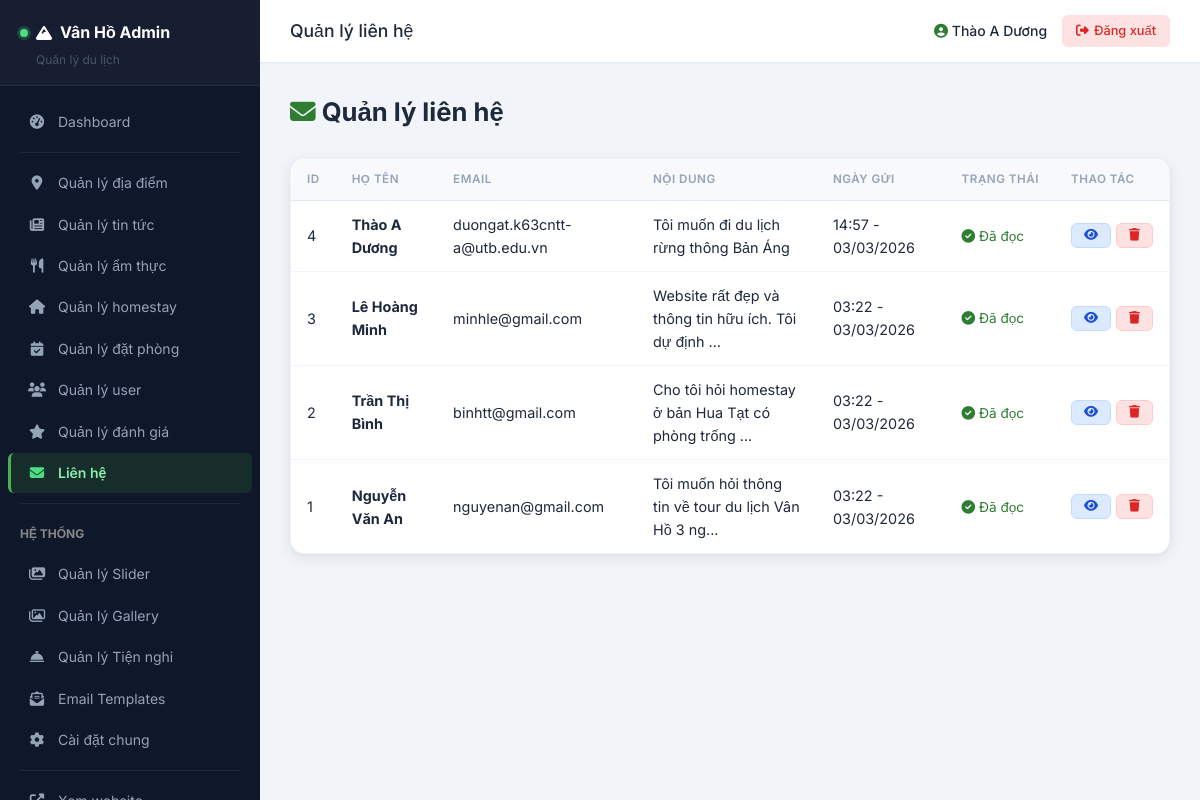
/admin/contacts.php (signed in), run on the app's committed database.
### tables this page shows
CREATE TABLE `contacts` (
  `id` int(11) NOT NULL,
  `name` varchar(100) NOT NULL,
  `email` varchar(100) NOT NULL,
  `phone` varchar(20) DEFAULT NULL,
  `message` text NOT NULL,
  `is_read` tinyint(1) DEFAULT 0,
  `created_at` timestamp NOT NULL DEFAULT current_timestamp()
);

### functions.php (called while the page is built, shortened)
<?php
function sanitize(string $data): string
{
    return htmlspecialchars(trim($data), ENT_QUOTES, 'UTF-8');
}
function excerpt(string $text, int $length = 150): string
{
    $text = strip_tags($text);
    if (mb_strlen($text) <= $length) {
        return $text;
    }
    return mb_substr($text, 0, $length) . '...';
}
function formatDateTime(string $date): string
{
    return date('H:i - d/m/Y', strtotime($date));
}

### admin/contacts.php (the view, shortened to what this page needs)
<?php
require_once 'includes/header.php';
$currentPageNum = getCurrentPage();
$perPage = 10;
$offset = ($currentPageNum - 1) * $perPage;
$stmt = $pdo->prepare("SELECT * FROM contacts ORDER BY created_at DESC LIMIT :limit OFFSET :offset");
$stmt->bindValue(':limit', $perPage, PDO::PARAM_INT);
$stmt->bindValue(':offset', $offset, PDO::PARAM_INT);
$stmt->execute();
$contacts = $stmt->fetchAll();
?>
<div class="content-header">
    <h1><i class="fas fa-envelope" style="color:var(--admin-primary)"></i> Quản lý liên hệ</h1>
</div>
<div class="table-wrapper">
    <table class="admin-table">
        <thead>
            <tr>
                <th>ID</th>
                <th>Họ tên</th>
                <th>Email</th>
                <th>Nội dung</th>
                <th>Ngày gửi</th>
                <th>Trạng thái</th>
                <th>Thao tác</th>
            </tr>
        </thead>
        <tbody>
            <?php if (count($contacts) > 0): ?>
                <?php foreach ($contacts as $contact): ?>
                    <tr style="<?= !$contact['is_read'] ? 'background:#fff8e1' : '' ?>">
                        <td><?= $contact['id'] ?></td>
                        <td><strong><?= sanitize($contact['name']) ?></strong></td>
                        <td><?= sanitize($contact['email']) ?></td>
                        <td><?= excerpt(sanitize($contact['message']), 50) ?></td>
                        <td><?= formatDateTime($contact['created_at']) ?></td>
                        <td>
                            <?php if ($contact['is_read']): ?>
                                <span style="color:var(--admin-primary);font-size:0.85rem"><i class="fas fa-check-circle"></i> Đã đọc</span>
                            <?php else: ?>
                                <span style="color:#e74c3c;font-size:0.85rem;font-weight:600"><i class="fas fa-circle"></i> Mới</span>
                            <?php endif; ?>
                        </td>
                        <td>
                            <div class="action-btns">
                                <a href="<?= ADMIN_URL ?>/contacts.php?view=<?= $contact['id'] ?>"
                                    class="btn-admin btn-view" title="Xem chi tiết">
                                    <i class="fas fa-eye"></i>
                                </a>
                                <a href="<?= ADMIN_URL ?>/contacts.php?delete=<?= $contact['id'] ?>"
                                    class="btn-admin btn-delete" title="Xóa"
                                    data-confirm="Bạn có chắc chắn muốn xóa liên hệ này?">
                                    <i class="fas fa-trash"></i>
                                </a>
                            </div>
                        </td>
                    </tr>
                <?php endforeach; ?>
            <?php else: ?>
                <tr>
                    <td colspan="7" style="text-align:center;padding:30px;color:#999">Chưa có liên hệ nào</td>
                </tr>
            <?php endif; ?>
        </tbody>
    </table>
</div>
<?php require_once 'includes/footer.php'; ?>

### assets/css/admin.css (style rules this page uses)
:root { --admin-primary: #2E7D32; --admin-primary-dark: #1B5E20; --admin-primary-light: #4CAF50; --admin-secondary: #1976D2; --admin-secondary-light: #42A5F5; --admin-sidebar-bg: #0f172a; --admin-sidebar-hover: rgba(255,255,255,0.06); --admin-sidebar-active: rgba(46,125,50,0.22); --admin-text: #1e293b; --admin-text-light: #64748b; --admin-text-muted: #94a3b8; --admin-bg: #f1f5f9; --admin-white: #fff; --admin-border: #e2e8f0; --admin-border-light: #f1f5f9; --admin-shadow-sm: 0 1px 3px rgba(0,0,0,0.06); --admin-shadow: 0 4px 16px rgba(0,0,0,0.08), 0 1px 4px rgba(0,0,0,0.04); --admin-shadow-lg: 0 10px 40px rgba(0,0,0,0.12); --admin-radius: 10px; --admin-radius-sm: 6px; --admin-radius-lg: 14px; --admin-transition: 0.25s cubic-bezier(.4,0,.2,1); }
* { margin: 0; padding: 0; box-sizing: border-box; }
body { font-family: 'Inter', sans-serif; background: var(--admin-bg); color: var(--admin-text); line-height: 1.6; font-size: 14px; }
a { text-decoration: none; color: var(--admin-primary); }
.content-header { display: flex; align-items: center; justify-content: space-between; margin-bottom: 25px; }
.content-header h1 { font-size: 1.6rem; color: var(--admin-text); }
.table-wrapper { background: var(--admin-white); border-radius: var(--admin-radius-lg); box-shadow: var(--admin-shadow); overflow: hidden; border: 1px solid var(--admin-border-light); }
.admin-table { width: 100%; border-collapse: collapse; }
.admin-table th { background: #f8f9fb; padding: 11px 16px; text-align: left; font-weight: 600; font-size: 0.73rem; color: var(--admin-text-muted); text-transform: uppercase; letter-spacing: 0.5px; border-bottom: 1px solid var(--admin-border); white-space: nowrap; }
.admin-table td { padding: 12px 16px; border-bottom: 1px solid var(--admin-border-light); vertical-align: middle; font-size: 0.9rem; }
.admin-table tr:last-child td { border-bottom: none; }
.admin-table tbody tr { transition: background var(--admin-transition); }
.btn-admin { display: inline-flex; align-items: center; gap: 6px; padding: 8px 18px; border-radius: var(--admin-radius-sm); font-size: 0.85rem; font-weight: 500; cursor: pointer; border: none; transition: all var(--admin-transition); font-family: 'Inter', sans-serif; white-space: nowrap; }
.btn-delete { background: #fee2e2; color: #dc2626; padding: 5px 12px; font-size: 0.78rem; border: 1px solid #fecaca; }
.btn-view { background: #dbeafe; color: #1d4ed8; padding: 5px 12px; font-size: 0.78rem; border: 1px solid #bfdbfe; }
.action-btns { display: flex; gap: 5px; }

### data on the page
contacts: id "4", name "Thào A Dương", email "duongat.k63cntt-a@utb.edu.vn", message "Tôi muốn đi du lịch rừng thông Bản Áng", created_at "14:57 - 03/03/2026", is_read 1 (drawn)
contacts: id "3", name "Lê Hoàng Minh", email "minhle@gmail.com", message "Website rất đẹp và thông tin hữu ích. Tôi dự định ...", created_at "03:22 - 03/03/2026", is_read 1 (drawn)
contacts: id "2", name "Trần Thị Bình", email "binhtt@gmail.com", message "Cho tôi hỏi homestay ở bản Hua Tạt có phòng trống ...", created_at "03:22 - 03/03/2026", is_read 1 (drawn)
contacts: id "1", name "Nguyễn Văn An", email "nguyenan@gmail.com", message "Tôi muốn hỏi thông tin về tour du lịch Vân Hồ 3 ng...", created_at "03:22 - 03/03/2026", is_read 1 (drawn)

### other printed values
$adminTitle "Quản lý liên hệ"
$_SESSION['admin_username'] "Thào A Dương"
